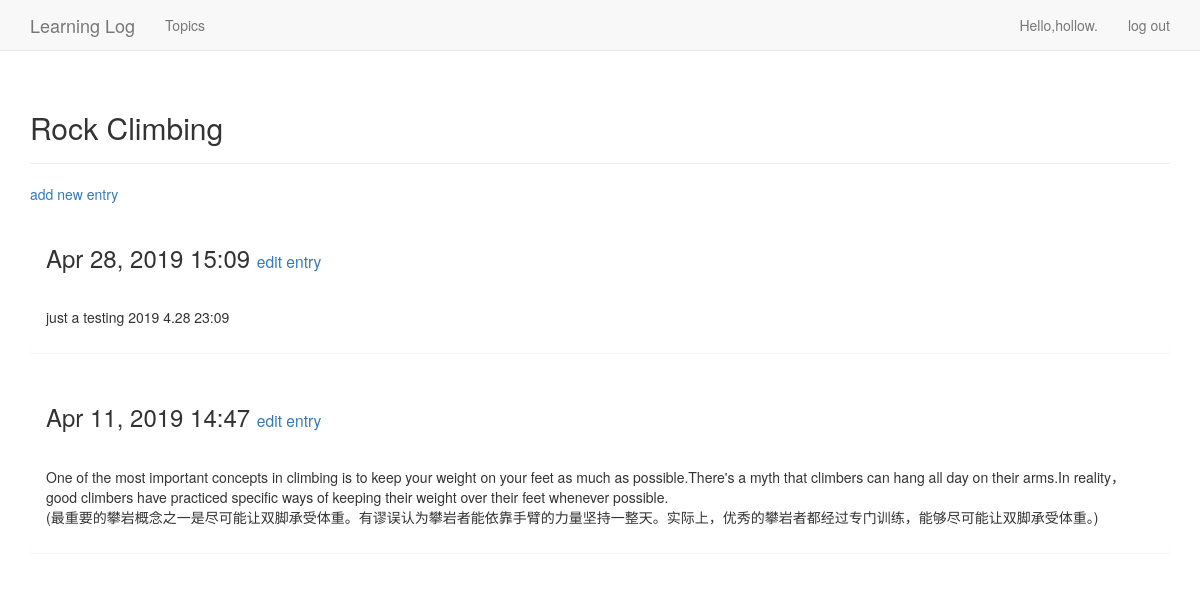
The page /topics/2/ (signed in) on the database its author committed.
### learning_logs/models.py (models this page shows, shortened)
class Topic(models.Model):
    text = models.CharField(max_length=200)
    date_added = models.DateTimeField(auto_now_add=True)
    owner = models.ForeignKey(User)
    def __str__(self):
        return self.text

class Entry(models.Model):
    topic = models.ForeignKey(Topic, on_delete=models.CASCADE)
    text = models.TextField()
    date_added = models.DateTimeField(auto_now_add=True)
    class Meta:
        verbose_name_plural = 'entries'

### learning_logs/views.py (the view)
# urls.py: url(r'^topics/(?P<topic_id>\d+)/$',views.topic, name ='topic'),
@login_required()
def topic(request, topic_id):
    topic = Topic.objects.get(id=topic_id)
    if topic.owner != request.user:
        raise Http404
    entries = topic.entry_set.order_by('-date_added')
    context = {'topic':topic, 'entries':entries}
    return render(request,'learning_logs/topic.html',context)

### learning_logs/templates/learning_logs/topic.html (shortened to what this page needs)
<!DOCTYPE html>
<html lang="en">
<head>
</head>
<body>
{%  extends 'learning_logs/base.html' %}
{% block header %}
<h2>{{ topic }}</h2>
{% endblock %}
{%  block content %}
    <p>
      <a href="{% url 'learning_logs:new_entry' topic.id %}" >add new entry</a>
    </p>
    {% for entry in entries %}
    <div class="panel panel-dafault">
    <div class="panel-heading">
        <h3>
            {{ entry.date_added|date:'M d, Y H:i' }}
            <small>
                <a href="{% url 'learning_logs:edit_entry' entry.id%}">edit entry</a>
            </small>
        </h3>
    </div>
    <div class="panel-body">
        {{ entry.text|linebreaks }}
    </div>
    </div>
    {% empty %}
        There are no entries for this topic yet.
    {% endfor %}
{%  endblock content %}

### learning_logs/templates/learning_logs/base.html (shortened to what this page needs)
{% load bootstrap3 %}
<!DOCTYPE html>
<html lang="en">
<head>
    {% bootstrap_css %}
</head>
<body>
  <nav class="navbar navbar-default navbar-static-top">
    <div class="container">
        <div class="navbar-header">
            <a class="navbar-brand" href="{% url 'learning_logs:index' %}">
                Learning Log
            </a>
        </div>
        <div id="navbar" class="navbar-collapse collapse">
            <ul class="nav navbar-nav">
                <li><a href="{% url 'learning_logs:topics' %}">Topics</a></li>
            </ul>
        <ul class="nav navbar-nav navbar-right">
            {% if user.is_authenticated %}
            <li><a>Hello,{{ user.username }}.</a></li>
            <li><a href="{% url 'users:logout' %}">log out</a></li>
            {% else %}
              <li><a href="{% url 'users:register' %}">register</a></li>
              <li><a href="{% url 'users:login' %}">log in</a></li>
            {% endif %}
        </ul>
    </div>
    </div>
  </nav>
  <div class="container">
      <div class="page-header">
          {% block header %}{% endblock header %}
      </div>
        <div>
            {% block content %}{% endblock content %}
        </div>
  </div>
</body>
</html>

### rows shown on the page
Topic: text "Rock Climbing"
Entry: date_added "Apr 28, 2019 15:09", text "just a testing 2019 4.28 23:09"
Entry: date_added "Apr 11, 2019 14:47", text "One of the most important concepts in climbing is to keep your weight on your feet as much as possible.There's a myth that climbers can hang all day on their arms.In reality，good climbers have practiced specific ways of keeping their weight over their feet whenever possible. (最重要的攀岩概念之一是尽可能让双脚承受体重。有谬误认为攀岩者能依靠手臂的力量坚持一整天。实际上，优秀的攀岩者都经过专门训练，能够尽可能让双脚承受体重。)"

### other values the page prints
{{ user.username }} "hollow"
